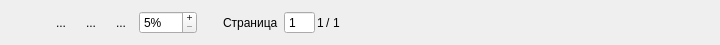
<?xml version="1.0" encoding="UTF-8"?>
<ui version="4.0">
 <class>UniViewToolbarUI</class>
 <widget class="QWidget" name="UniViewToolbarUI">
  <property name="geometry">
   <rect>
    <x>0</x>
    <y>0</y>
    <width>720</width>
    <height>45</height>
   </rect>
  </property>
  <property name="windowTitle">
   <string>Form</string>
  </property>
  <layout class="QHBoxLayout" name="main_la">
   <property name="leftMargin">
    <number>3</number>
   </property>
   <property name="topMargin">
    <number>3</number>
   </property>
   <property name="rightMargin">
    <number>3</number>
   </property>
   <property name="bottomMargin">
    <number>3</number>
   </property>
   <item>
    <widget class="QToolButton" name="rotate">
     <property name="text">
      <string/>
     </property>
     <property name="icon">
      <iconset resource="../../../../share/icons/share_icons.qrc">
       <normaloff>:/share_icons/blue/image-rotate.svg</normaloff>:/share_icons/blue/image-rotate.svg</iconset>
     </property>
     <property name="iconSize">
      <size>
       <width>32</width>
       <height>32</height>
      </size>
     </property>
     <property name="autoRaise">
      <bool>true</bool>
     </property>
    </widget>
   </item>
   <item>
    <widget class="QToolButton" name="fit_mode">
     <property name="text">
      <string>...</string>
     </property>
     <property name="icon">
      <iconset resource="../../../../share/icons/share_icons.qrc">
       <normaloff>:/share_icons/blue/shrink.svg</normaloff>:/share_icons/blue/shrink.svg</iconset>
     </property>
     <property name="iconSize">
      <size>
       <width>32</width>
       <height>32</height>
      </size>
     </property>
     <property name="autoRaise">
      <bool>true</bool>
     </property>
    </widget>
   </item>
   <item>
    <widget class="QToolButton" name="zoom_out">
     <property name="text">
      <string>...</string>
     </property>
     <property name="icon">
      <iconset resource="../../../../share/icons/share_icons.qrc">
       <normaloff>:/share_icons/blue/zoom-out.svg</normaloff>:/share_icons/blue/zoom-out.svg</iconset>
     </property>
     <property name="iconSize">
      <size>
       <width>32</width>
       <height>32</height>
      </size>
     </property>
     <property name="autoRaise">
      <bool>true</bool>
     </property>
    </widget>
   </item>
   <item>
    <widget class="QToolButton" name="zoom_in">
     <property name="text">
      <string>...</string>
     </property>
     <property name="icon">
      <iconset resource="../../../../share/icons/share_icons.qrc">
       <normaloff>:/share_icons/blue/zoom-in.svg</normaloff>:/share_icons/blue/zoom-in.svg</iconset>
     </property>
     <property name="iconSize">
      <size>
       <width>32</width>
       <height>32</height>
      </size>
     </property>
     <property name="autoRaise">
      <bool>true</bool>
     </property>
    </widget>
   </item>
   <item>
    <widget class="QSpinBox" name="scale">
     <property name="buttonSymbols">
      <enum>QAbstractSpinBox::PlusMinus</enum>
     </property>
     <property name="suffix">
      <string>%</string>
     </property>
     <property name="minimum">
      <number>5</number>
     </property>
     <property name="maximum">
      <number>200</number>
     </property>
    </widget>
   </item>
   <item>
    <spacer name="page_spacer">
     <property name="orientation">
      <enum>Qt::Horizontal</enum>
     </property>
     <property name="sizeType">
      <enum>QSizePolicy::Fixed</enum>
     </property>
     <property name="sizeHint" stdset="0">
      <size>
       <width>20</width>
       <height>0</height>
      </size>
     </property>
    </spacer>
   </item>
   <item>
    <widget class="QLabel" name="page_lb">
     <property name="text">
      <string>Страница</string>
     </property>
    </widget>
   </item>
   <item>
    <layout class="QHBoxLayout" name="page_la">
     <property name="spacing">
      <number>2</number>
     </property>
     <property name="leftMargin">
      <number>0</number>
     </property>
     <property name="topMargin">
      <number>0</number>
     </property>
     <property name="rightMargin">
      <number>0</number>
     </property>
     <property name="bottomMargin">
      <number>0</number>
     </property>
     <item>
      <widget class="QSpinBox" name="page_no_ed">
       <property name="buttonSymbols">
        <enum>QAbstractSpinBox::NoButtons</enum>
       </property>
       <property name="minimum">
        <number>1</number>
       </property>
       <property name="maximum">
        <number>999</number>
       </property>
      </widget>
     </item>
     <item>
      <widget class="QLabel" name="page_no_lb">
       <property name="text">
        <string>1</string>
       </property>
      </widget>
     </item>
     <item>
      <widget class="QLabel" name="page_div">
       <property name="text">
        <string>/</string>
       </property>
      </widget>
     </item>
     <item>
      <widget class="QLabel" name="page_max">
       <property name="text">
        <string>1</string>
       </property>
      </widget>
     </item>
    </layout>
   </item>
   <item>
    <spacer name="right_spacer">
     <property name="orientation">
      <enum>Qt::Horizontal</enum>
     </property>
     <property name="sizeHint" stdset="0">
      <size>
       <width>0</width>
       <height>0</height>
      </size>
     </property>
    </spacer>
   </item>
  </layout>
 </widget>
 <resources>
  <include location="../../../../share/icons/share_icons.qrc"/>
 </resources>
 <connections/>
</ui>
